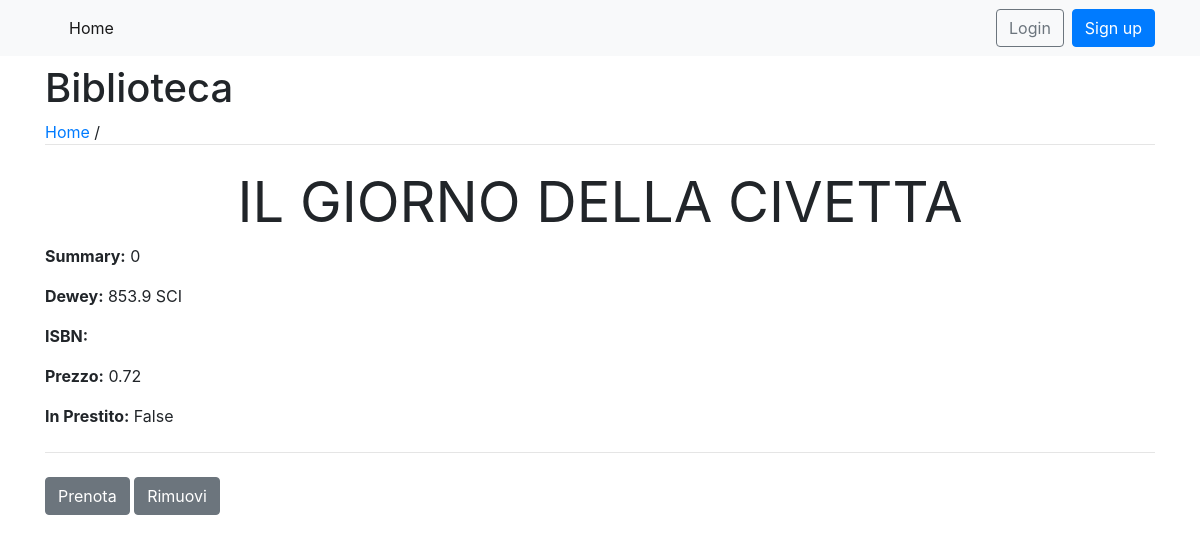
Page /54/ on the committed database.
### libri/models.py (models this page shows, shortened)
class Libri(models.Model):
    idlibro = models.AutoField(db_column='IdLibro', primary_key=True)
    dewey = models.CharField(db_column='Dewey', max_length=25)
    titolo = models.CharField(db_column='Titolo', max_length=250)
    immagine = models.ImageField(db_column='Immagine', blank=True, null=True)
    isbn = models.CharField(db_column='Isbn', max_length=13, blank=True, null=True)
    idedi = models.ForeignKey('Editori', on_delete=models.CASCADE, db_column='IdEdi')
    nedizione = models.PositiveIntegerField(db_column='Nedizione', blank=True, null=True)
    annopubblicazione = models.CharField(db_column='AnnoPubblicazione', max_length=4, blank=True, null=True)
    prezzo = models.DecimalField(max_digits=6, decimal_places=2, db_column='Prezzo', blank=True, null=True)
    dataacquisto = models.DateTimeField(auto_now_add=False, db_column='dataAcquisto', blank=True, null=True)
    descrizione = models.TextField(db_column='Descrizione', blank=True, null=True)
    pagine = models.DecimalField(max_digits=6, decimal_places=0, blank=True, null=True)
    idcollocazione = models.ForeignKey('Collocazione', on_delete=models.SET_DEFAULT, default='[Vuoto]', db_column='IdCollocazione')
    idsede = models.ForeignKey('Sede', on_delete=models.CASCADE, db_column='IdSede')
    inprestito = models.BooleanField(db_column='InPrestito')
    idstato = models.DecimalField(max_digits=2, decimal_places=0, db_column='IdStato')
    class Meta:
        verbose_name_plural="Libri"
        db_table = 'Libri'

### libri/views.py (the view)
# urls.py: path('<int:idlibro>/', detail_view, name= 'libro'),
def detail_view(request, idlibro):
    data = Libri.objects.get(idlibro = idlibro)
    context = {
        'data' : data
    }
    return render(request, "detail_view.html", context)

### Biblioteca/templates/detail_view.html (shortened to what this page needs)
{% extends "base.html" %}
{% block content %}
  <center>
    <h1 class="display-4"><strong>{{ data.titolo }}</strong></h1>
  </center>
  <p><strong>Summary:</strong> {{ data.descrizione }}</p>
  <p><strong>Dewey:</strong> {{ data.dewey }}</p>
  <p><strong>ISBN:</strong> {{ data.isbn }}</p>
  <p><strong>Prezzo:</strong> {{ data.prezzo }}</p>
  <p><strong>In Prestito:</strong> {{ data.inprestito }}</p>
  <hr class="my-4">
  <a class="btn btn-secondary" href="{% url 'prenota' data.idlibro %}" role="button">Prenota</a>
  <a class="btn btn-secondary" href="{% url 'cancella' data.idlibro %}" role="button">Rimuovi</a>
{% endblock %}

### rows in the picture
Libri: titolo "IL GIORNO DELLA CIVETTA", descrizione "0", dewey "853.9 SCI", prezzo "0.72", inprestito "False"
